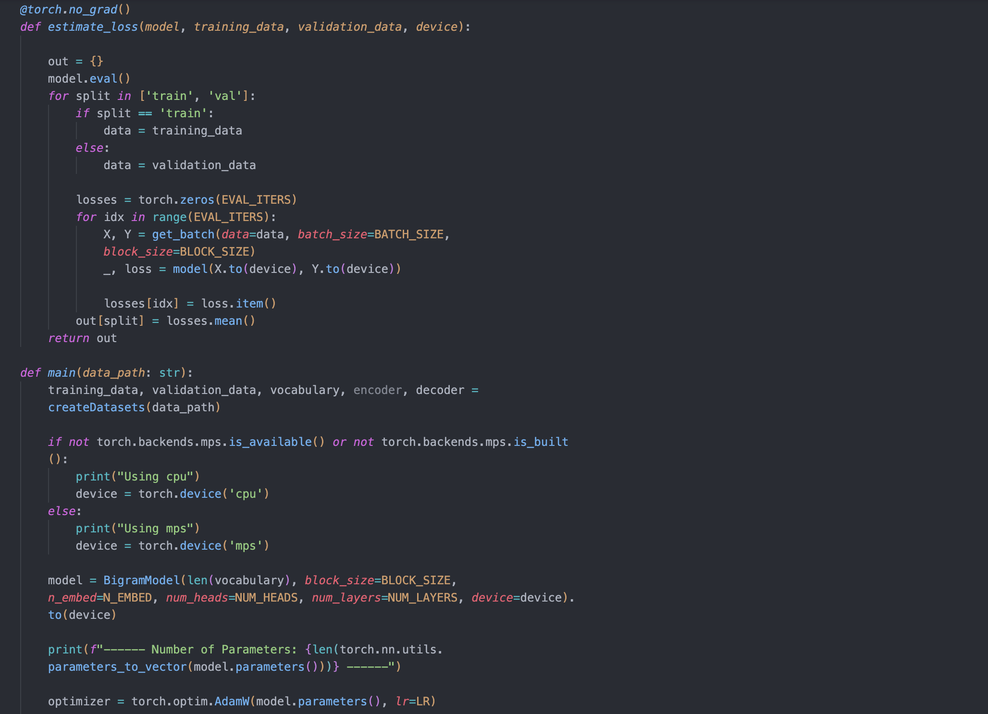
#> input picture images/code_original.png, 988 x 714 px, shrunk from 2056 x 1486 before the run, found by its file name
$ python temp.py
#> lines starting #> are read from the running program, lines starting #| are printed output that depends on the picture
from PIL import Image, ImageFilter

def apply_gaussian_blur_pil(image_path, radius):
    # Open the image
#> called with radius = 13
    original_image = Image.open(image_path)
#> original_image is the input picture: PIL image 988x714 RGBA; mean R, G, B, A 44.1, 47, 54, 255
    print(f"Image loaded from: {image_path}")

    # Apply Gaussian Blur
    # The 'radius' parameter controls the intensity of the blur
    blurred_image = original_image.filter(ImageFilter.GaussianBlur(radius))
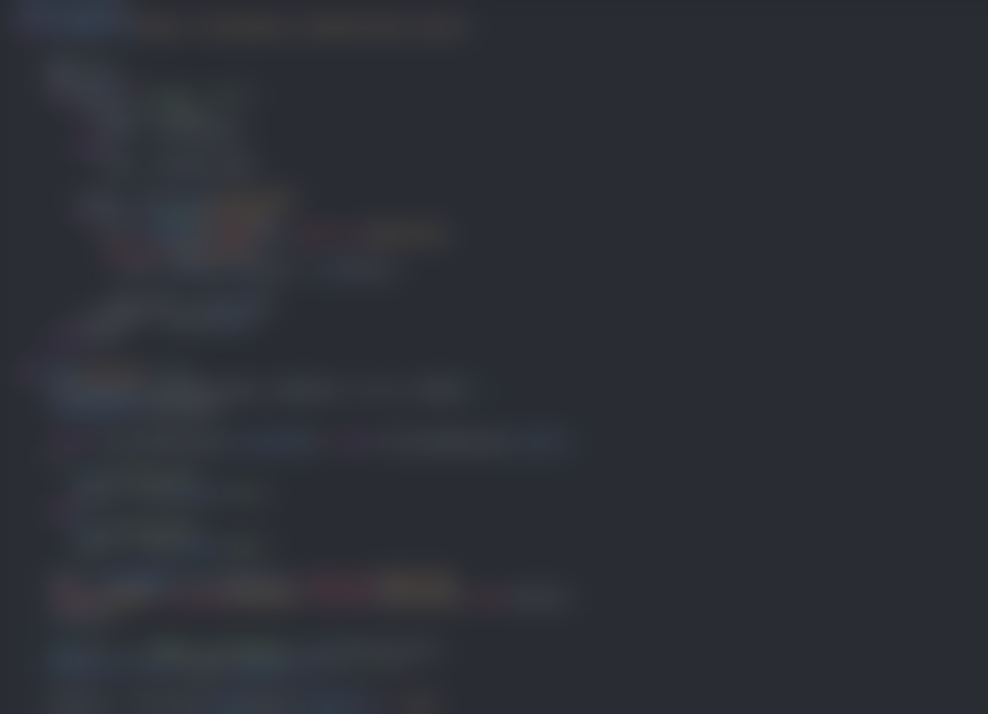
#> blurred_image: PIL image 988x714 RGBA; mean R, G, B, A 44.1, 46.9, 54, 255
    print(f"Gaussian blur applied with radius: {radius}")

    # Save the blurred image
    save_path = '/Users/keshavrungta/Projects/Keshav919.github.io/images/code.png'
    blurred_image.save(save_path)
    print(f"Blurred image saved to: {save_path}")

# Example usage:
# Replace 'path/to/your/image.jpg' with your actual image file path
apply_gaussian_blur_pil('/Users/keshavrungta/Projects/Keshav919.github.io/images/code_original.png', radius=13)
